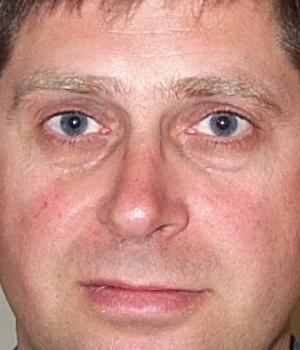
%> input picture AllCropped/db1_01.jpg, 300 x 350 px; its folder holds 4 pictures in this run
$ octave setupfacialRecognition.m   (GNU Octave 9; MATLAB toolbox functions it lacks are replaced by stand-ins)
%> lines starting %> are read from the running program, lines starting %| are printed output that depends on the picture
### avarageFaceVector.m
function [m] = avarageFaceVector(data)
% This function takes an array of data as input and returns the mean value as output
% Input: data - an array of numbers
% Output: m - the mean value of data

 data = double(data);
 m = sum(data(:)) / numel(data);

end

### subtractMean.m
function [A] = subtractMean(data, my)
% Subtract the mean vector (my) from each vector in data

% Initialize A with zeros
A = zeros(size(data));

% Subtract the mean vector from each vector in data
for i = 1:size(data, 2)
    A(:, i) = data(:, i) - my;
end

end

### setupfacialRecognition.m
numImages = 52;
vectorSize = 105000; % 300x350
numEigenfaces = 36;
c= 16;
vectors = zeros(vectorSize, numImages, 'uint8');

my=[];
allVectors=[];
myForEachFace=[];
numImagesArr=[];

for i = 1:numImages
    filename = sprintf('AllCropped\\db1_%02d.jpg', i);

    filename1 = sprintf('AllCropped\\bl_%02d.jpg', i);
    %
    filename2 = sprintf('AllCropped\\cl_%02d.jpg', i);

    filename3 = sprintf('AllCropped\\ex_%02d.jpg', i);

    filename4 = sprintf('AllCropped\\il_%02d.jpg', i);

    List = [];

    try
    img= double(rgb2gray(imread(filename)));
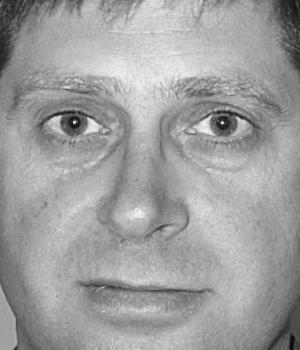
%> img: size 350x300 double; min 5, max 253, mean 159
    img= img/max(img(:));
    img=img(:);
    List= [List,img];
    end
    try
    img= double(rgb2gray(imread(filename1)));
    img= img/max(img(:));
    img=img(:);
    List= [List,img];
    end
    try
    img= double(rgb2gray(imread(filename2)));
    img= img/max(img(:));
    img=img(:);
    List= [List,img];
    end
    try
    img= double(rgb2gray(imread(filename3)));
    img= img/max(img(:));
    img=img(:);
    List= [List,img];
    end
    try
    img= double(rgb2gray(imread(filename4)));
    img= img/max(img(:));
    img=img(:);
    List= [List,img];
    end

    myface=avarageFaceVector(List);
%> in avarageFaceVector, `m = sum(data(:)) / numel(data);`: m = 0.628
%> myface = 0.628
    myForEachFace = [myForEachFace,myface];
%> myForEachFace = 0.628
    allVectors=[allVectors,List];
    numImagesArr=[numImagesArr,size(List,2)];
%> numImagesArr = 1
%> pass 3 of the loop `for i = 1:numImages`:
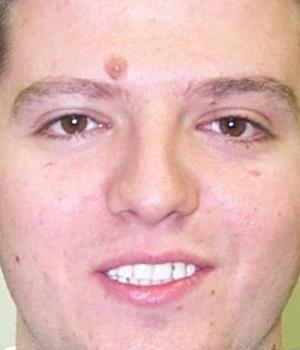
%> input picture AllCropped/db1_03.jpg, 300 x 350 px
%> `img= double(rgb2gray(imread(filename)));`:
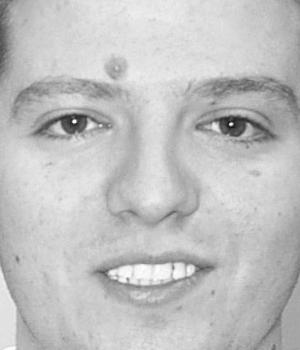
%> img: size 350x300 double; min 12, max 255, mean 192.8
%> myface = 0.756
%> myForEachFace = [0.628 NaN 0.756]
%> the loop made 52 passes; the first 3 are shown

end

myForEachFace=myForEachFace;
AllImagesMy = avarageFaceVector(allVectors);

A = subtractMean(allVectors, AllImagesMy);

%> (the run ends here)
